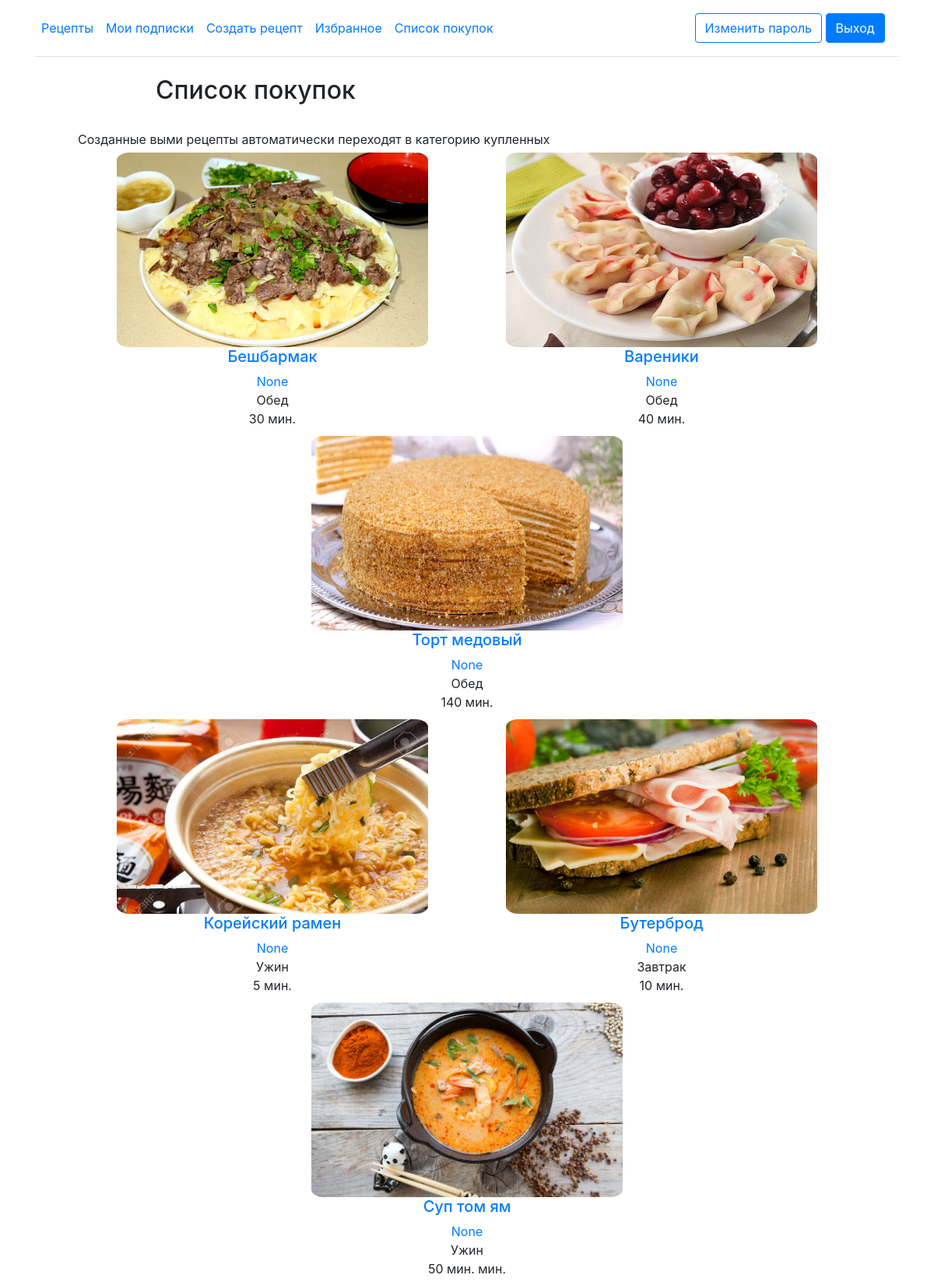
/purchases/ (signed in), run on an earlier commit of the app's database.
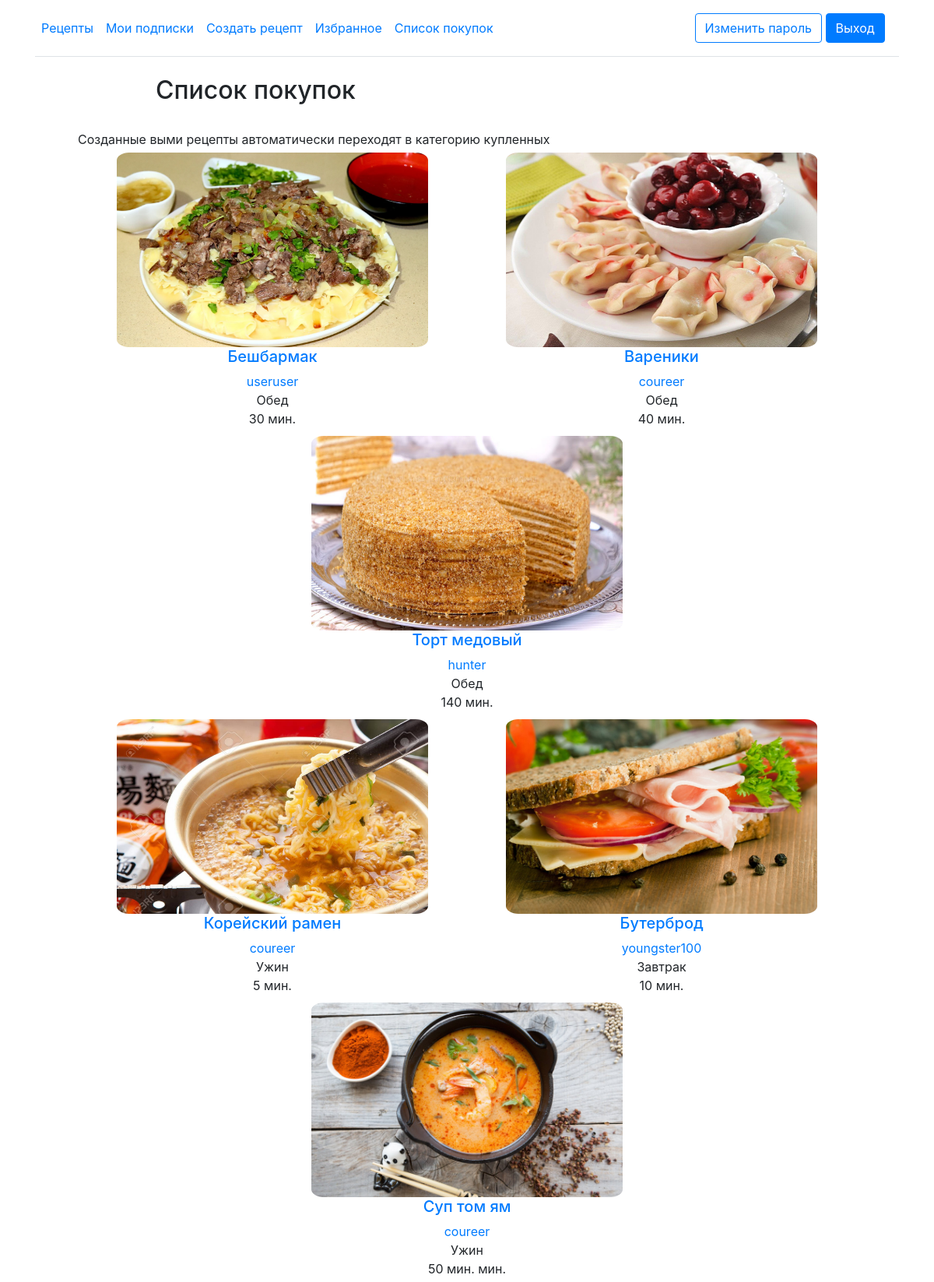
And on a later commit of the database.
### app/models.py (models this page shows, shortened)
class Receipt(models.Model):
    user = models.ForeignKey(
        User, on_delete=models.CASCADE, null=True, blank=True)
    name = models.CharField(max_length=30)
    type = models.ForeignKey(Type, on_delete=models.SET_NULL, null=True, default='Ужин')
    cooking_time = models.CharField(max_length=30, default='30')
    img = models.ImageField(upload_to='images/', default='images/1.jpg') #
    instruction = models.TextField(default='Пока не добавлено')

class Type(models.Model):
    name = models.CharField(max_length=30)
    def __str__(self):
        return self.name

### app/views.py (the view)
# urls.py: path('purchases/', purchases, name='purchases'),
@login_required
def purchases(request):
    purchases = Purchased.objects.filter(user=request.user)
    purchased = [purchased.receipt for purchased in purchases]
    context = {'purchaseds': purchased}
    return render(request, 'purchases.html', context=context)

### app/templates/purchases.html (shortened to what this page needs)
{% extends 'base.html' %}
{% block content %}
<div class="main_block">
    <div class="title"><h2>Список покупок</h2></div><br>
    Созданные выми рецепты автоматически переходят в категорию купленных
    <div class="receipts">
      <div class="flex-container">
        {% for receipt in purchaseds %}
        <a href="{% url 'item' receipt.id %}">
          <div class="flex-item"><img class="food" src="{{receipt.img.url}}" width="400" height="250">
            <h5>{{receipt.name}}</h5>
          </a>
          <a href="{% url 'subscribe' receipt.id %}">{{ receipt.user }}</a><br>
            {{ receipt.type }}<br>
            {{receipt.cooking_time}} мин.<br>
          </div>
          {% if forloop.counter|divisibleby:3 %}
            <div class="flex-container">
          {% endif %}
        {% endfor %}
      </div>
{% endblock %}

What changed in the data, as far as the page shows it:
changed Receipt "Бешбармак": user "None" → "useruser"
changed Receipt "Вареники": user "None" → "coureer"
changed Receipt "Торт медовый": user "None" → "hunter"
changed Receipt "Корейский рамен": user "None" → "coureer"
changed Receipt "Бутерброд": user "None" → "youngster100"
changed Receipt "Суп том ям": user "None" → "coureer"
